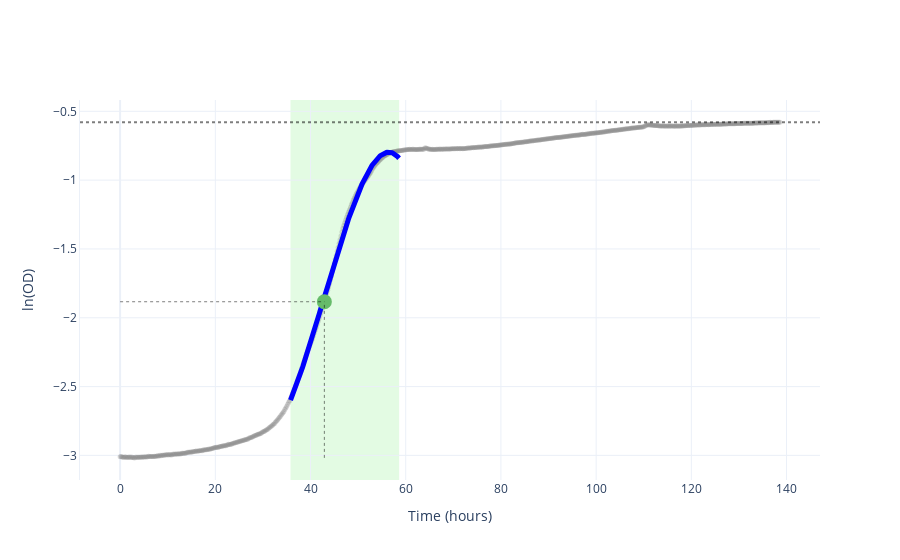

Here is the notebook cell this chart was saved with:
### Markdown cell above
## Plotting API

You can pass fit results directly to `annotate_plot()`; it reads `fit_t_min` and
`fit_t_max` from `params` to determine the window across which the model was fit. The model is not plotted outside of the window to which is was fit

Two functions are used to create an annotated plot. create_base_plot generates the base figure with the OD data. annotate_plot takes this figure as an input and optionally visualizes growth statistics as overlays on the growth curve. Passing 'None' to the argument in annotate_plot causes it to be ignored.

### Code cell
# Fit a non-parametric model and extract statistics
spline_fit = gc.non_parametric.fit_non_parametric(time, data, umax_method="spline")
spline_stats = gc.utils.extract_stats_from_fit(spline_fit, time, data)

# Plot with annotations (spline)
# Simply pass the fit result directly to annotate_plot
# Scale is automatically detected from the figure
scale = "log"
fig = gc.plot.create_base_plot(time, data, scale=scale)
fig = gc.plot.annotate_plot(
    fig,
    scale=scale,
    phase_boundaries=(spline_stats["exp_phase_start"], spline_stats["exp_phase_end"]),
    time_umax=spline_stats["time_at_umax"],
    od_umax=spline_stats["od_at_umax"],
    od_max=spline_stats["max_od"],
    umax_point=(spline_stats["time_at_umax"], spline_stats["od_at_umax"]),
    fitted_model=spline_fit,  # Pass fit result directly!
)

fig.show()

### Figure 1 — Plotly figure (JSON) as saved in the notebook; plotly's stock layout.template omitted (floating-point values rounded to 4 significant figures; data arrays with more than 128 entries replaced by an {"elided": "..."} marker saying what was removed)
{"data": [{"marker": {"color": "gray", "opacity": 0.3, "size": 5}, "mode": "markers", "name": "Data", "showlegend": false, "type": "scatter", "x": {"elided": "694 float values"}, "y": {"elided": "694 float values"}}, {"line": {"color": "blue", "width": 5}, "mode": "lines", "name": "Spline fit", "showlegend": false, "type": "scatter", "x": {"elided": "200 float values"}, "y": {"elided": "200 float values"}}, {"marker": {"color": "#66BB6A", "size": 15, "symbol": "circle"}, "mode": "markers", "showlegend": false, "type": "scatter", "x": [42.9], "y": [-1.883]}], "layout": {"hovermode": "closest", "shapes": [{"fillcolor": "lightgreen", "layer": "below", "line": {"width": 0}, "opacity": 0.25, "type": "rect", "x0": 35.79, "x1": 58.62, "xref": "x", "y0": 0, "y1": 1, "yref": "y domain"}, {"line": {"color": "black", "dash": "dot", "width": 1}, "opacity": 0.5, "type": "line", "x0": 42.9, "x1": 42.9, "y0": -3.018, "y1": -1.883}, {"line": {"color": "black", "dash": "dot", "width": 1}, "opacity": 0.5, "type": "line", "x0": 0, "x1": 42.9, "y0": -1.883, "y1": -1.883}, {"line": {"color": "black", "dash": "dot", "width": 2}, "opacity": 0.5, "type": "line", "x0": 0, "x1": 1, "xref": "x domain", "y0": -0.5784, "y1": -0.5784, "yref": "y"}], "showlegend": false, "xaxis": {"range": [0, null], "title": {"text": "Time (hours)"}}, "yaxis": {"showline": true, "title": {"text": "ln(OD)"}, "visible": true}}}
